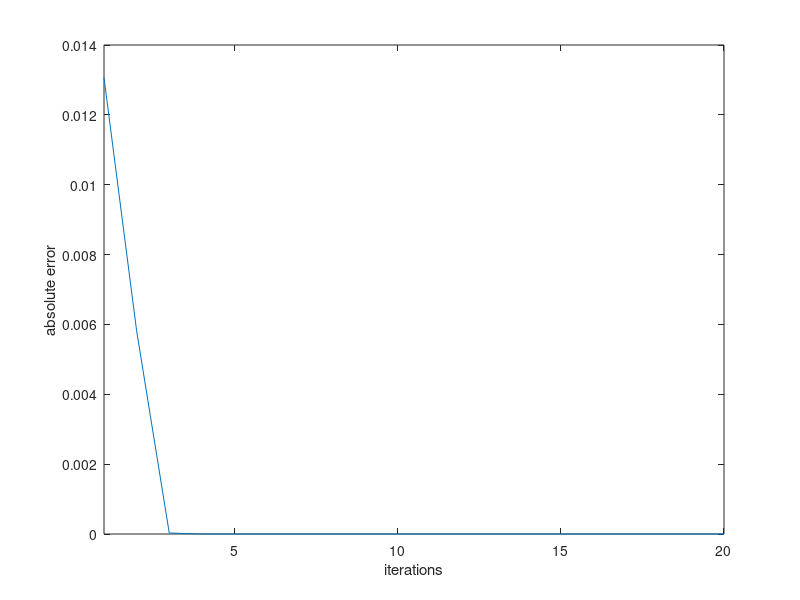

Write the MATLAB code that produced this figure. (Note: this script raises an error after producing the figure.)
% clear the environment
clear all; close all; clc
warning('off')

% PART I 
% a) Generating a symmetric matrix

% creating symmetrix mxm matrix
m = 10;
A_rand = rand(m,m);
A = A_rand*A_rand';
[eigenvec, eigenval] = eigs(A,m);
true_eigenval = sort(diag(eigenval)); % sorted 10x1 matrix of growth truth eigenvalues

% b) Power Iteration Method
true_max_eigenvalue = max(true_eigenval);
v_curr = zeros(m,1); v_curr(1) = 1;  % initial eigenvector

for k = 1:20
    w = A*v_curr;
    v_curr=w/norm(w); % normalize

    lambda(k) = v_curr'*A*v_curr; % Rayleigh Quotient
    error(k) = abs(true_max_eigenvalue - lambda(k));
end

figure(1); plot(error); xlim([1 20]); ylabel('absolute error'); xlabel('iterations'); 
title('Error of Power Iteration Max Eigenvalue by Iteration');

% checking to make sure answer is right
if ismembertol(lambda(20), true_max_eigenvalue, 10^-5) % check if max eigenvalue was found
    part_b_check = 'True';
end

% c) Rayleigh Quotient Method
rq_eigenval = []; rq_eigenvec = [];
eigenvec_guess = zeros(m,1); eigenvec_guess(1) = 0.002; % inital eigenvector

for i = 1:5000 % iterating through different initial eigenvectors
    v_rq(:,1) = eigenvec_guess;
    lambda_rq(1) = v_rq(:,1)'*A*v_rq(:,1); % Rayleigh quotient
    rq_error = []; rq_error(1) = abs(true_eigenval(length(rq_eigenval)+1) - lambda_rq(1));

    for k = 2:20  % iterating Rayleigh quotients for a single initial eigenvector
        w = (A - lambda_rq(k-1)*eye(m,m))\(v_rq(:,k-1)); % solve (A-mu*I)w = v^(k-1)
        v_rq(:,k) = w/norm(w); % normalize
        lambda_rq(k) = v_rq(:,k)'*A*v_rq(:,k); % Rayleigh quotient
        rq_error(k) = abs(true_eigenval(length(rq_eigenval)+1) - lambda_rq(k));
    end
    
    if ~ismembertol(lambda_rq(k), rq_eigenval, 10^-5)
        rq_eigenval(length(rq_eigenval)+1) = lambda_rq(k); % add eigenvalue if not already added
        rq_eigenvec(:,length(rq_eigenval)) = v_rq(:,20);
        
        % plot error
        figure(length(rq_eigenval)); plot(rq_error); xlim([1 20]); ylabel('absolute error'); xlabel('iterations'); 
        title('Error of Rayleigh Quotient Iteration Method by Iteration - Eigenvalue Number: ' + string(length(rq_eigenval)));
    end
    
    if length(rq_eigenval) == m
        break
    end
    
    eigenvec_guess(1) = eigenvec_guess(1) + 0.001; % increment initial guess
end

% checking to make sure answer is right
part_c_check = 0;
for i = 1:10
    if ismembertol(rq_eigenval(i), true_eigenval, 10^-5) % check if eigenvalue was found
        part_c_check = part_c_check + 1;
    end
end
num_correct_eigenvalues_part_c = part_c_check;
